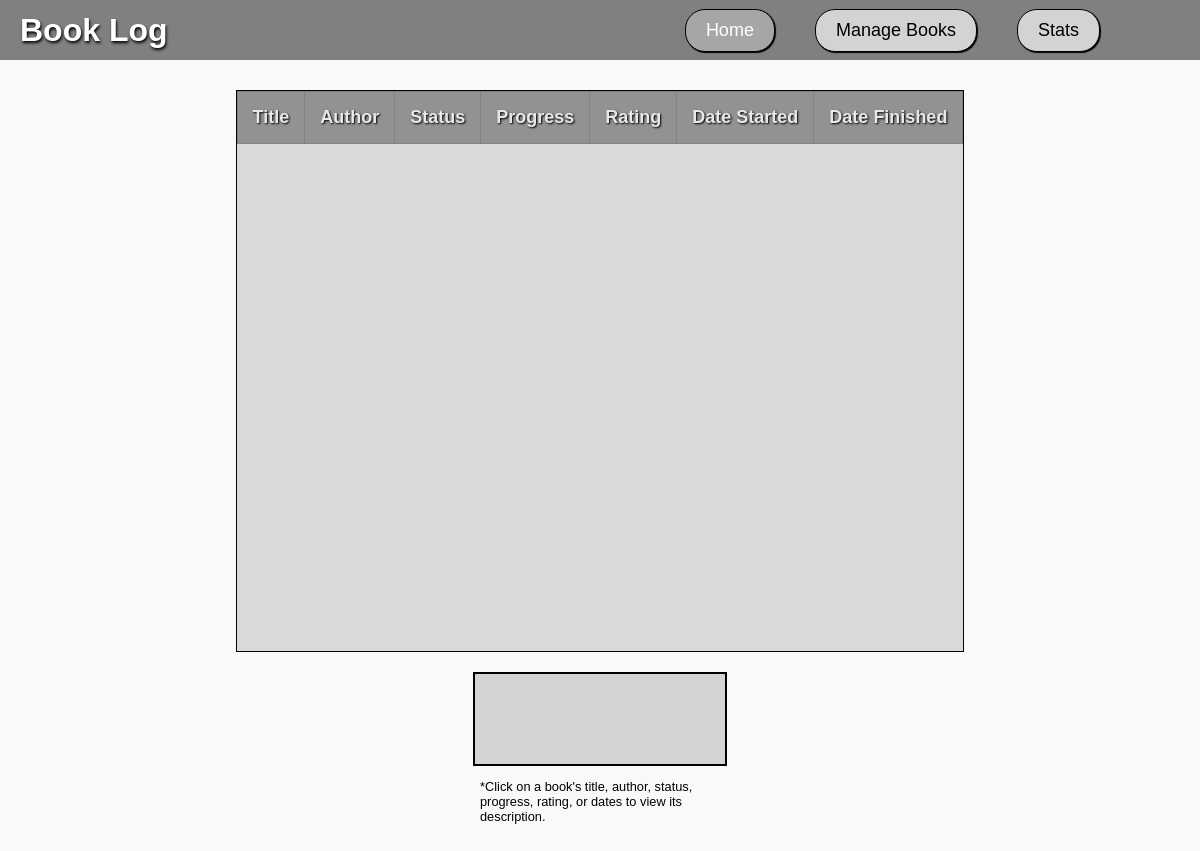
The app's page /, older data.
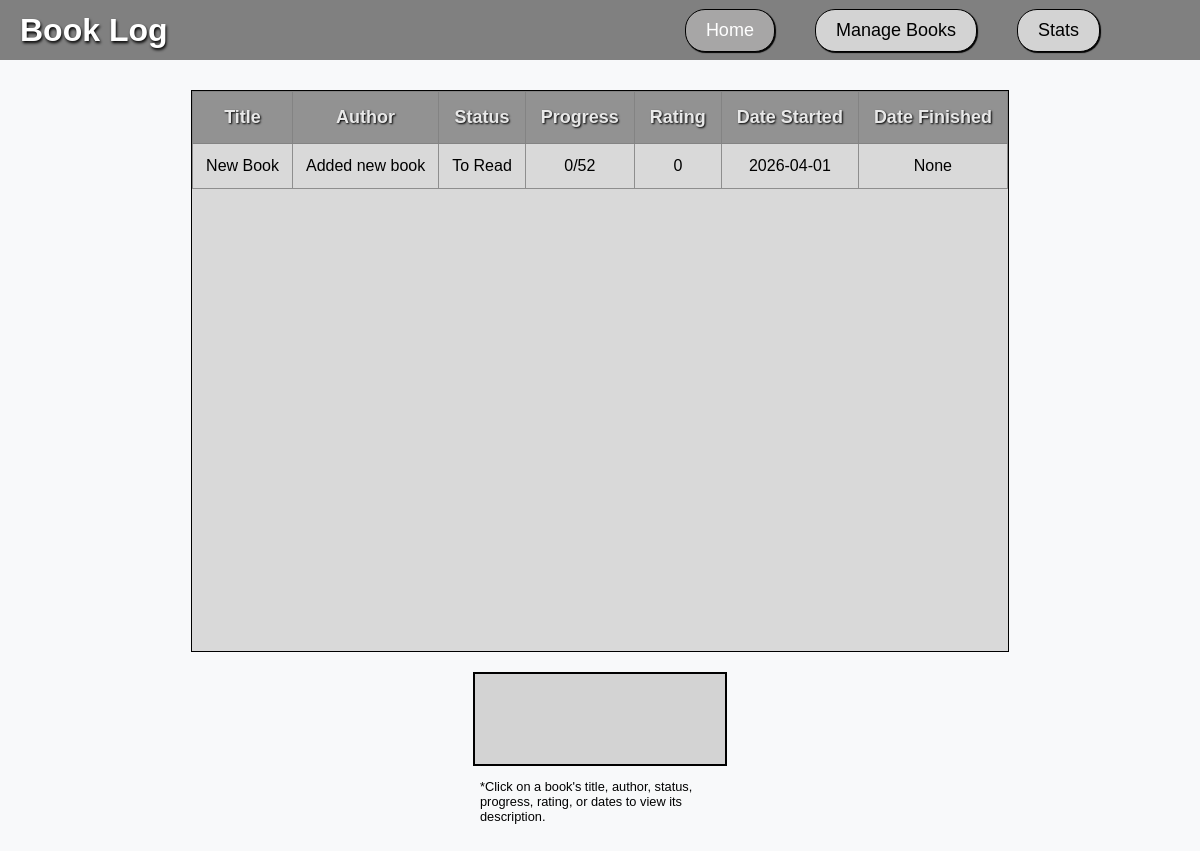
The same page, newer data.
### tables this page shows
CREATE TABLE Item (
    Item_ID INTEGER PRIMARY KEY,
    Author_ID INTEGER,
    Status_ID INTEGER DEFAULT 3, -- Default to 'To Read'
    Title TEXT NOT NULL,
    Book_Description TEXT,
    Total_Pages INTEGER NOT NULL CHECK (typeof(Total_Pages) = 'integer'),
    Pages_Read INTEGER CHECK (Pages_Read >= 0 AND Pages_Read <= Total_Pages) DEFAULT 0,
    Date_Started DATE,
    Date_Finished DATE DEFAULT (NULL),
    Rating INTEGER CHECK (Rating >= 0 AND Rating <= 5) DEFAULT 0, -- Default is 0 Rating
    FOREIGN KEY (Author_ID) REFERENCES Author(Author_ID),
    FOREIGN KEY (Status_ID) REFERENCES Status(Status_ID)
);

CREATE TABLE Author (
    Author_ID INTEGER PRIMARY KEY,
    Author_Name TEXT NOT NULL
);

CREATE TABLE Status (
    Status_ID INTEGER PRIMARY KEY,
    Status_Name TEXT NOT NULL
);

### app.py (the view)
@app.route('/') # Define a route for root url, so whenever user visits the root url, index function will be called
def index(): # Defining a function to handle root url
    conn = get_db_connection() # Getting database connection
    try:
        books = conn.execute("SELECT Item.*, Author.Author_Name, Status.Status_Name FROM Item JOIN Author ON Item.Author_ID = Author.Author_ID JOIN Status ON Item.Status_ID = Status.Status_ID").fetchall() # Execute SQL query selecting all records from Item table
        return render_template('index.html', books=books) # Render the index.html template and pass books variable to it
    finally:
        conn.close() # Closing the database connection

### app.py (called while the page is built)
def get_db_connection():
    conn = sqlite3.connect('database.db') # Conecting sqlite3 database
    conn.row_factory = sqlite3.Row # set row factory to sqlite3.row to access columns by name
    return conn # Returns database connection

### templates/index.html (shortened to what this page needs)
{% extends "layout.html" %}
{% block content %}
<div class="main-content-index">
    <div class="book-list-container">
        <div class="scrollable-list">
            <table class="book-table">
                <tr>
                    <th>Title</th>
                    <th>Author</th>
                    <th>Status</th>
                    <th>Progress</th>
                    <th>Rating</th>
                    <th>Date Started</th>
                    <th>Date Finished</th>
                </tr>
                {% for book in books %}
                <tr>
                    <td home-data-id="{{ book.item_id }}"> {{book.title}} </td>
                    <td home-data-id="{{ book.item_id }}"> {{book.author_name}} </td>
                    <td home-data-id="{{ book.item_id }}"> {{book.status_name}} </td>
                    <td home-data-id="{{ book.item_id }}"> {{book.pages_read}}/{{book.total_pages}} </td>
                    <td home-data-id="{{ book.item_id }}"> {{book.rating}} </td>
                    <td home-data-id="{{ book.item_id }}"> {{book.date_started}} </td>
                    <td home-data-id="{{ book.item_id }}"> {{book.date_finished}} </td>
                </tr>
                {% endfor %}
            </table>
        </div>
    </div>
    <div class="book-description-container">
        <div id="BookDescriptionDisplay">
        </div>
        <p class="tiny-p">
            *Click on a book's title, author, status, progress, rating, or dates to view its description.
        </p>
    </div>
</div>
{% endblock %}

### templates/layout.html (shortened to what this page needs)
<!DOCTYPE HTML>
<html lang="en">
    <head>
        <link rel="stylesheet" href="static/styles.css">
    </head>
    <body>
        <nav class = "web_nav_bar" >
            <div class = "nav_header">
                <p class = "inline-p"><b><a href="/">Book Log</a></b></p>
            </div>
            <div class = "nav_links">
                <a href="/" class="{% if request.path == '/' %}active{% endif %}">Home</a>
                <a href="/manage" class="{% if request.path == '/manage' %}active{% endif %}">Manage Books</a>
                <a href="/stats" class="{% if request.path == '/stats' %}active{% endif %}">Stats</a>
            </div>
        </nav>
        {% block content %}
        {% endblock %}
    </body>
</html>

### static/styles.css (style rules this page uses)
p, h1, h2, h3, h4, h5, h6, li, ul, a, th, td { font-family: google-sans, sans-serif; }
body { margin: 0; overflow-y: auto; background-color: #f8f9fa; }
.inline-p { display: inline }
.web_nav_bar { position: fixed; top:0; left: 0; z-index: 1000; width: 100%; height: 5vh; display:flex; align-items: center; justify-content: space-between; background-color: rgb(128, 128, 128); padding: 10px 20px; }
.nav_header p { font-size: 32px; }
.nav_header a { text-decoration: none; color: white; text-shadow: 1px 2px 3px black; transition: color 0.3s ease, text-shadow 0.3s ease; }
.nav_links { margin-right: 10%; display: flex; gap: 40px; }
.nav_links a { font-size: 18px; box-shadow: 1px 1px 1px black; text-decoration: none; color: black; padding: 10px 20px; background-color: lightgray; border-radius: 20px; border: 1px solid black; transition: box-shadow 0.3s ease, color 0.3s ease, background-color 0.3s ease; }
.nav_links a.active { background-color: #a7a6a6; color: white }
.main-content-index { display:flex; flex-direction: column; align-items: center; margin: 20px; gap: 20px; }
.book-list-container { margin-top: 70px; display: flex; justify-content: center; }
.scrollable-list { background-color: rgb(217, 217, 217); text-align: center; height: 70vh; border: 1px solid black; overflow-y: auto; }
.book-table { border-collapse: collapse; }
.book-table th { font-size: 18px; background-color: rgb(146, 146, 146); color: rgb(232, 232, 232); padding: 15px; border: 1px solid rgb(131, 131, 131); text-shadow: 1px 1px 2px black; z-index: 10; position: sticky; top: 0; }
.book-table td { padding: 13px; border: 1px solid rgb(142, 142, 142); transition: color 0.3s ease, text-shadow 0.3s ease; }
#BookDescriptionDisplay { background-color: lightgray; text-align: center; font-size: 18px; padding: 5px; width: 30vh; height: 10vh; overflow-y: auto; margin: auto; border: 2px solid black; transition: color 0.3s ease, width 0.3s ease, height 0.3s ease, font-size 0.3s ease, box-shadow 0.3s ease; }
.tiny-p { margin-left: auto; margin-right: auto; width: 30vh; font-size: 80%; }

Row changes from the older to the newer data that the page shows:
added Item: title "New Book", author_name "Added new book", status_name "To Read", pages_read "0", total_pages "52", rating "0", date_started "2026-04-01", date_finished "None"
